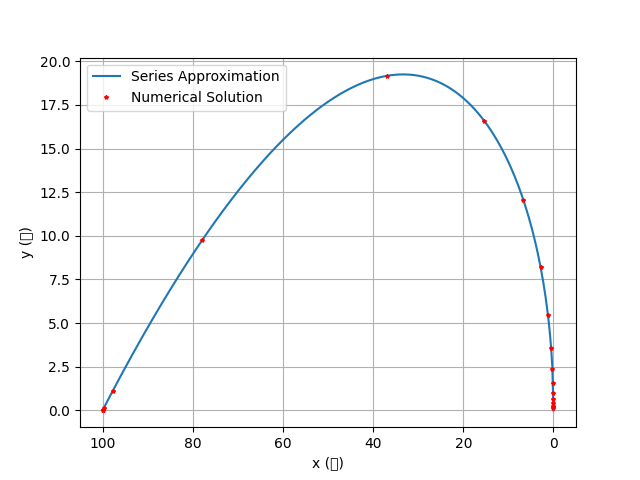

Here is the Python script that generated this plot:
import numpy as np
from scipy.integrate import solve_ivp
import matplotlib.pyplot as plt

# 定义参数
d = 100
v1 = 1
v2 = 2
k = v1 / v2

# 定义解析解函数
y_analytic = lambda x: d / 2 * ((x/d)**(1 - k) - (x/d)**(1 + k))

# 绘制解析解曲线
x_vals = np.linspace(0, d, 400)
plt.plot(x_vals, y_analytic(x_vals), label='Series Approximation')

# 定义微分方程的右端项
def dxy(t, xy):
    x, y = xy
    denominator = np.sqrt(x**2 + y**2) + 1e-8  # 防止除以零
    dxdt = -v2 * x / denominator
    dydt = v1 - v2 * y / denominator
    return [dxdt, dydt]

# 定义事件函数：当 x < 1e-3 时触发终止
def event_x_zero(t, xy):
    x, y = xy
    return x - 1e-3  # 当 x < 1e-3 时返回负值，触发事件
event_x_zero.terminal = True  # 事件触发后终止积分
event_x_zero.direction = -1   # 仅检测下降穿过零点的事件

# 求解微分方程（时间区间设为足够大的范围，如 [0, 1000]）
sol = solve_ivp(
    dxy,
    [0, 1000],                # 时间区间上限设为较大值
    [d, 0],                   # 初始条件
    method='RK45',
    events=event_x_zero,      # 绑定事件检测
    dense_output=True
)

# 提取渡河时间
crossing_time = sol.t_events[0][0]
print(f"渡河时间 = {crossing_time:.2f} 秒")

# 绘制数值解
plt.plot(sol.y[0], sol.y[1], 'r*', markersize=3, label='Numerical Solution')

# 图形设置
plt.xlabel('x (米)')
plt.ylabel('y (米)')
plt.gca().invert_xaxis()  # 反转x轴（从100到0）
plt.legend()
plt.grid(True)
plt.show()
